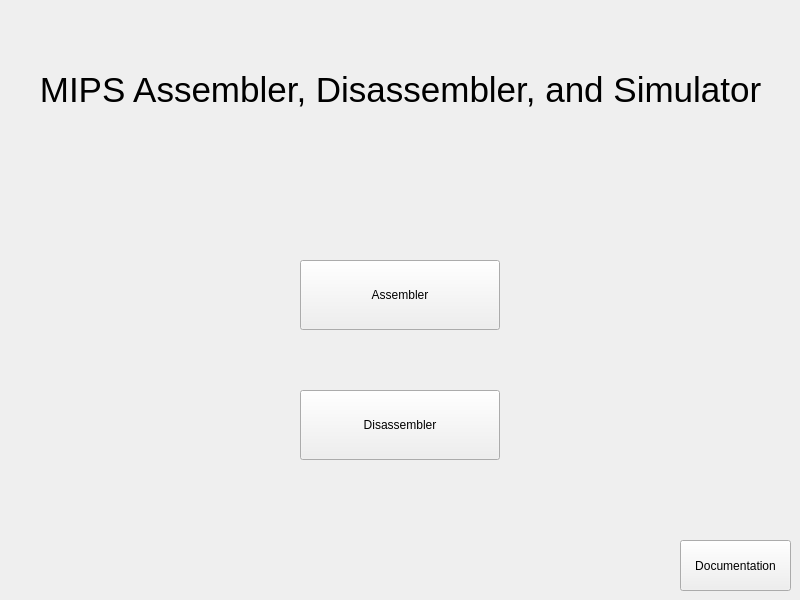
<?xml version="1.0" encoding="UTF-8"?>
<ui version="4.0">
 <class>MainWindow</class>
 <widget class="QMainWindow" name="MainWindow">
  <property name="geometry">
   <rect>
    <x>0</x>
    <y>0</y>
    <width>800</width>
    <height>600</height>
   </rect>
  </property>
  <property name="minimumSize">
   <size>
    <width>800</width>
    <height>600</height>
   </size>
  </property>
  <property name="maximumSize">
   <size>
    <width>800</width>
    <height>600</height>
   </size>
  </property>
  <property name="windowTitle">
   <string>MainWindow</string>
  </property>
  <widget class="QWidget" name="centralWidget">
   <widget class="QLabel" name="title">
    <property name="geometry">
     <rect>
      <x>10</x>
      <y>20</y>
      <width>781</width>
      <height>141</height>
     </rect>
    </property>
    <property name="text">
     <string>&lt;html&gt;&lt;head/&gt;&lt;body&gt;&lt;p align=&quot;center&quot;&gt;&lt;span style=&quot; font-size:26pt;&quot;&gt;MIPS Assembler, Disassembler, and Simulator&lt;/span&gt;&lt;/p&gt;&lt;/body&gt;&lt;/html&gt;</string>
    </property>
   </widget>
   <widget class="QPushButton" name="documentationButton">
    <property name="geometry">
     <rect>
      <x>680</x>
      <y>540</y>
      <width>111</width>
      <height>51</height>
     </rect>
    </property>
    <property name="text">
     <string>Documentation</string>
    </property>
   </widget>
   <widget class="QPushButton" name="assemblerButton">
    <property name="geometry">
     <rect>
      <x>300</x>
      <y>260</y>
      <width>200</width>
      <height>70</height>
     </rect>
    </property>
    <property name="text">
     <string>Assembler</string>
    </property>
   </widget>
   <widget class="QPushButton" name="disassemblerButton">
    <property name="geometry">
     <rect>
      <x>300</x>
      <y>390</y>
      <width>200</width>
      <height>70</height>
     </rect>
    </property>
    <property name="text">
     <string>Disassembler</string>
    </property>
   </widget>
  </widget>
 </widget>
 <layoutdefault spacing="6" margin="11"/>
 <resources/>
 <connections/>
</ui>
